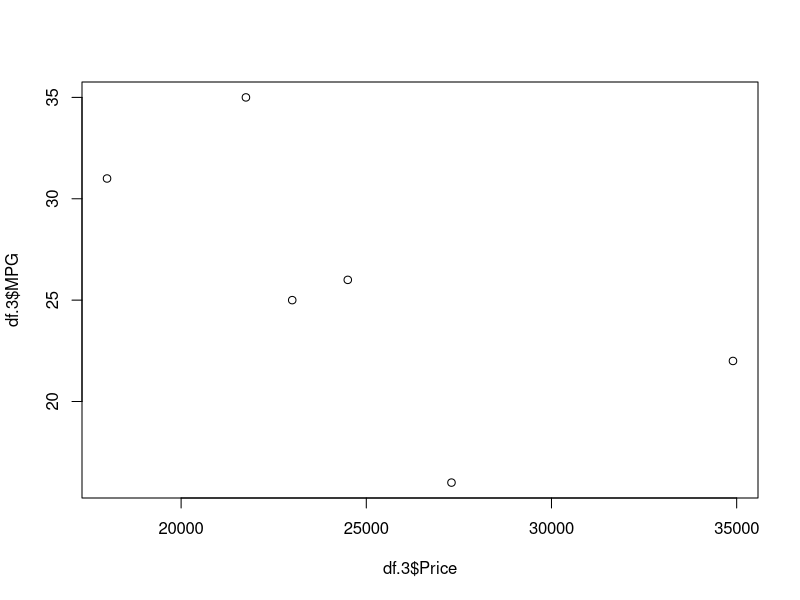

Recreate this plot in R.
## ---- chunk 1
knitr::opts_chunk$set(echo = TRUE)
## ---- chunk 2
mymatrix = matrix(1:25, nrow=5, ncol=5, byrow = TRUE)
mymatrix
## ---- chunk 3
mymatrix = matrix(1:25, nrow=5, ncol=5, byrow = FALSE)
mymatrix
## ---- chunk 4
car_makes = c('Subaru', 'Honda', 'Toyota', 'Ford', 'Chevy')
car_makes = factor(car_makes)
str(car_makes)
## ---- chunk 5
wait_time = c('Very Poor', 'Poor', 'Fair', 'Good', 'Very Good')
wait_time = factor(wait_time, order=TRUE)
str(wait_time)
## ---- chunk 6
wait_time = c('Very Poor', 'Poor', 'Fair', 'Good', 'Very Good')
wait_time = factor(wait_time, order=TRUE, levels = c('Very Poor', 'Poor', 'Fair', 'Good', 'Very Good'))
str(wait_time)
## ---- chunk 7
subaru.costs = list(Forester = 25450, Impreza = 33900, Legacy = 23000)
subaru.costs$Forester
subaru.costs[['Impreza']]
## ---- chunk 8
car.makes = c('Subaru', 'Subaru', 'Ford', 'Toyota', 'Ford', 'Subaru')
car.models = c('Forester', 'Impreza', 'Focus', 'Camry', 'F150', 'Forester')
car.prices = c(24500, 34900, 18000, 21750, 27300, 23000)
df = data.frame(Make = car.makes, Model = car.models, Price = car.prices)
df
## ---- chunk 9
df.agg = aggregate(Price ~ Make, data = df, FUN = mean)
df.agg
## ---- chunk 10
df.agg = aggregate(Price ~ Make + Model, data = df, FUN = mean)
df.agg
## ---- chunk 11
car.makes = c('Subaru', 'Subaru', 'Ford', 'Toyota', 'Ford', 'Subaru')
car.models = c('Forester', 'Impreza', 'Focus', 'Camry', 'F150', 'Forester')
car.mpg = c(26, 22, 31, 35, 16, 25)
df.2 = data.frame(Make = car.makes, Model = car.models, MPG = car.mpg)
df.3 = cbind(df, df.2)
df.3
## ---- chunk 12
df.3 = merge(df, df.2, by=c('Make', 'Model'))
df.3
## ---- chunk 13
car.mpg = c(26, 22, 31, 35, 16, 25)
df.2 = data.frame(MPG = car.mpg)
df.3 = cbind(df, df.2)
df.3
## ---- chunk 14
rm(df.2)
# df.2 
## ---- chunk 15
png('price_vs_mpg.png')
plot(df.3$Price, df.3$MPG)
dev.off()
